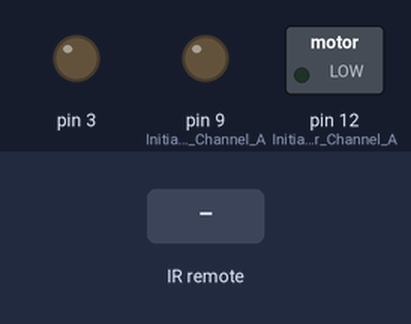
Simulated run of this sketch. Board: Arduino Uno, built with avr-gcc and run on an emulated ATmega328P. Parts: switched loads named in the sketch (green lamp = pin HIGH), output pins drawn as LEDs (lit = HIGH). Inputs (shaded band) come from the test bench.

Above: at 1.2 s.
1.3 s: infrared code 0xFF22DD received
At 1.6 s:
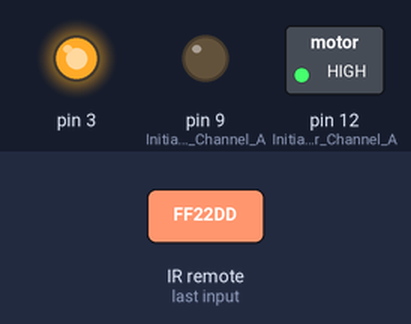
Timing chart, 0 to 4.3 s (numbered marks = the images above; inputs shaded):
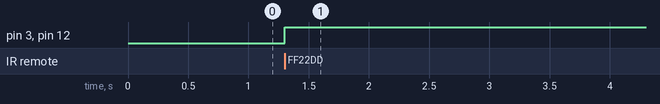

The sketch:

Robot_2.ino
```cpp
#include <IRremote.h>

// variables for IR remote
int RECV_PIN = 11;
IRrecv irrecv(RECV_PIN);
decode_results results;

// hex code assigned to a button
const long prev_button = 0xFF22DD;

void setup()
{
  Serial.begin(9600);
  irrecv.enableIRIn(); // Start the receiver

  //motor setup
  pinMode(12, OUTPUT); //Initiates Motor Channel A pin
  pinMode(9, OUTPUT); //Initiates Brake Channel A pin
}

void loop() {
  if (irrecv.decode(&results)) {   // results is an instance of a decode_results class, decode() returns an int
    //Serial.println(results.value, HEX);
    //Serial.println(prev_button, HEX);
    if(results.value == prev_button)
      {
        //Serial.println("in loop");
        // move motor forward
        digitalWrite(12, HIGH); // Establishes forward direction of Channel A
        digitalWrite(9, LOW);   // Disengage the Brake for Channel A
        analogWrite(3, 255);    // Spins the motor on Channel
        delay(2000);
      }

    irrecv.resume(); // Receive the next value
  }
}
```

Measured:
- after the input at 1.3 s, pin 3, pin 12 (Initiates_Motor_Channel_A): LOW → HIGH at once
